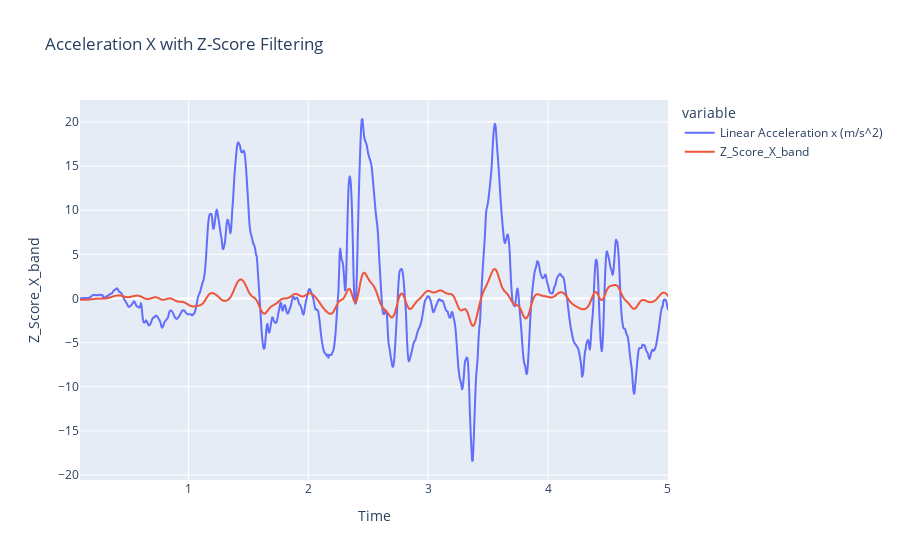
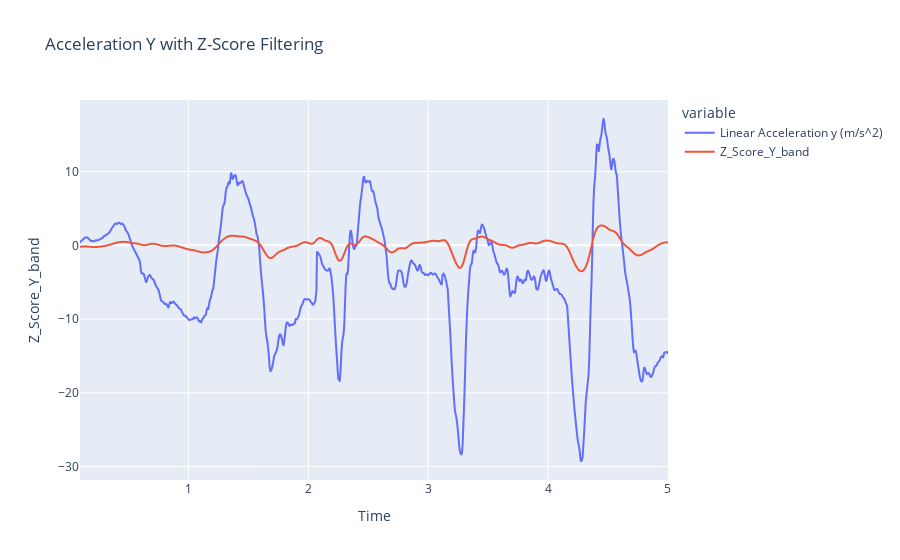
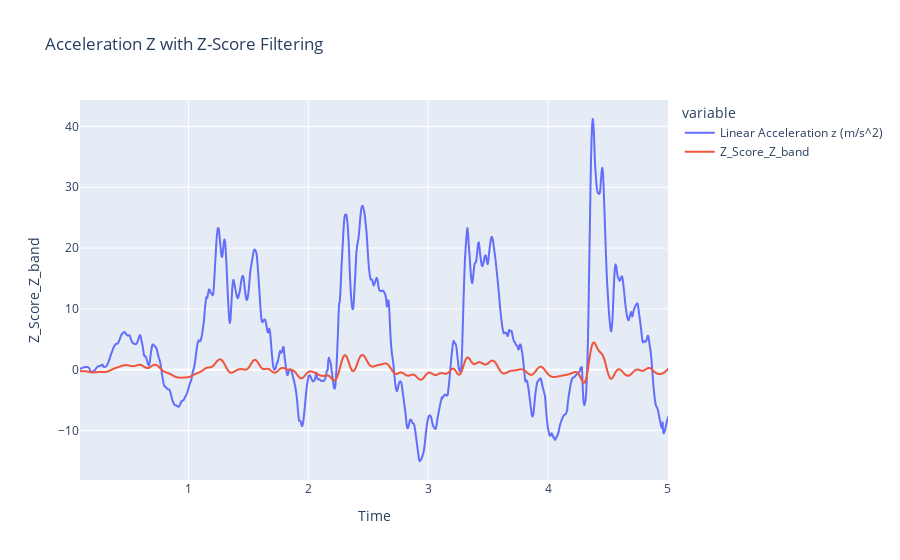

Notebook code for these charts, in order:
### Code cell
# Berechnung der Z-Scores für jede Spalte (X, Y, Z)
filtered_new_data['Z_Score_X_band'] = stats.zscore(filtered_new_data['filtered_X_band'])
filtered_new_data['Z_Score_Y_band'] = stats.zscore(filtered_new_data['filtered_Y_band'])
filtered_new_data['Z_Score_Z_band'] = stats.zscore(filtered_new_data['filtered_Z_band'])

# Festlegen eines Schwellenwerts für Z-Scores, ab dem ein Punkt als Ausreißer betrachtet wird
z_score_threshold = 4

# Filtern der Ausreißer aus dem filterd_new_data (nur wenn alle drei Achsen unterhalb des Threshold liegen sind Daten ok)
new_data = new_data[(abs(stats.zscore(new_data['Linear Acceleration x (m/s^2)'])) <= z_score_threshold) &
                    (abs(stats.zscore(new_data['Linear Acceleration y (m/s^2)'])) <= z_score_threshold) &
                    (abs(stats.zscore(new_data['Linear Acceleration z (m/s^2)'])) <= z_score_threshold)]

# Jetzt enthält 'filtered_new_data' nur noch die Datenpunkte, die nicht als Ausreißer betrachtet werden.
print(filtered_new_data.shape)

#Plotting
plot_filter(filtered_new_data, 'Linear Acceleration x (m/s^2)', 'Z_Score_X_band', 'Acceleration X with Z-Score Filtering')
plot_filter(filtered_new_data, 'Linear Acceleration y (m/s^2)', 'Z_Score_Y_band', 'Acceleration Y with Z-Score Filtering')
plot_filter(filtered_new_data, 'Linear Acceleration z (m/s^2)', 'Z_Score_Z_band', 'Acceleration Z with Z-Score Filtering')

### Figure 1 — Plotly figure (JSON) as saved in the notebook; plotly's stock layout.template omitted (floating-point values rounded to 4 significant figures; data arrays with more than 128 entries replaced by an {"elided": "..."} marker saying what was removed)
{"data": [{"hovertemplate": "variable=Linear Acceleration x (m/s^2)<br>Time (s)=%{x}<br>value=%{y}<extra></extra>", "legendgroup": "Linear Acceleration x (m/s^2)", "line": {"color": "#636efa", "dash": "solid"}, "marker": {"symbol": "circle"}, "mode": "lines", "name": "Linear Acceleration x (m/s^2)", "showlegend": true, "type": "scattergl", "x": {"elided": "986 float values"}, "xaxis": "x", "y": {"elided": "986 float values"}, "yaxis": "y"}, {"hovertemplate": "variable=Z_Score_X_band<br>Time (s)=%{x}<br>value=%{y}<extra></extra>", "legendgroup": "Z_Score_X_band", "line": {"color": "#EF553B", "dash": "solid"}, "marker": {"symbol": "circle"}, "mode": "lines", "name": "Z_Score_X_band", "showlegend": true, "type": "scattergl", "x": {"elided": "986 float values"}, "xaxis": "x", "y": {"elided": "986 float values"}, "yaxis": "y"}], "layout": {"legend": {"title": {"text": "variable"}, "tracegroupgap": 0}, "title": {"text": "Acceleration X with Z-Score Filtering"}, "xaxis": {"anchor": "y", "domain": [0, 1], "title": {"text": "Time"}}, "yaxis": {"anchor": "x", "domain": [0, 1], "title": {"text": "Z_Score_X_band"}}}}

### Figure 2 — Plotly figure (JSON) as saved in the notebook; plotly's stock layout.template omitted (floating-point values rounded to 4 significant figures; data arrays with more than 128 entries replaced by an {"elided": "..."} marker saying what was removed)
{"data": [{"hovertemplate": "variable=Linear Acceleration y (m/s^2)<br>Time (s)=%{x}<br>value=%{y}<extra></extra>", "legendgroup": "Linear Acceleration y (m/s^2)", "line": {"color": "#636efa", "dash": "solid"}, "marker": {"symbol": "circle"}, "mode": "lines", "name": "Linear Acceleration y (m/s^2)", "showlegend": true, "type": "scattergl", "x": {"elided": "986 float values"}, "xaxis": "x", "y": {"elided": "986 float values"}, "yaxis": "y"}, {"hovertemplate": "variable=Z_Score_Y_band<br>Time (s)=%{x}<br>value=%{y}<extra></extra>", "legendgroup": "Z_Score_Y_band", "line": {"color": "#EF553B", "dash": "solid"}, "marker": {"symbol": "circle"}, "mode": "lines", "name": "Z_Score_Y_band", "showlegend": true, "type": "scattergl", "x": {"elided": "986 float values"}, "xaxis": "x", "y": {"elided": "986 float values"}, "yaxis": "y"}], "layout": {"legend": {"title": {"text": "variable"}, "tracegroupgap": 0}, "title": {"text": "Acceleration Y with Z-Score Filtering"}, "xaxis": {"anchor": "y", "domain": [0, 1], "title": {"text": "Time"}}, "yaxis": {"anchor": "x", "domain": [0, 1], "title": {"text": "Z_Score_Y_band"}}}}

### Figure 3 — Plotly figure (JSON) as saved in the notebook; plotly's stock layout.template omitted (floating-point values rounded to 4 significant figures; data arrays with more than 128 entries replaced by an {"elided": "..."} marker saying what was removed)
{"data": [{"hovertemplate": "variable=Linear Acceleration z (m/s^2)<br>Time (s)=%{x}<br>value=%{y}<extra></extra>", "legendgroup": "Linear Acceleration z (m/s^2)", "line": {"color": "#636efa", "dash": "solid"}, "marker": {"symbol": "circle"}, "mode": "lines", "name": "Linear Acceleration z (m/s^2)", "showlegend": true, "type": "scattergl", "x": {"elided": "986 float values"}, "xaxis": "x", "y": {"elided": "986 float values"}, "yaxis": "y"}, {"hovertemplate": "variable=Z_Score_Z_band<br>Time (s)=%{x}<br>value=%{y}<extra></extra>", "legendgroup": "Z_Score_Z_band", "line": {"color": "#EF553B", "dash": "solid"}, "marker": {"symbol": "circle"}, "mode": "lines", "name": "Z_Score_Z_band", "showlegend": true, "type": "scattergl", "x": {"elided": "986 float values"}, "xaxis": "x", "y": {"elided": "986 float values"}, "yaxis": "y"}], "layout": {"legend": {"title": {"text": "variable"}, "tracegroupgap": 0}, "title": {"text": "Acceleration Z with Z-Score Filtering"}, "xaxis": {"anchor": "y", "domain": [0, 1], "title": {"text": "Time"}}, "yaxis": {"anchor": "x", "domain": [0, 1], "title": {"text": "Z_Score_Z_band"}}}}
